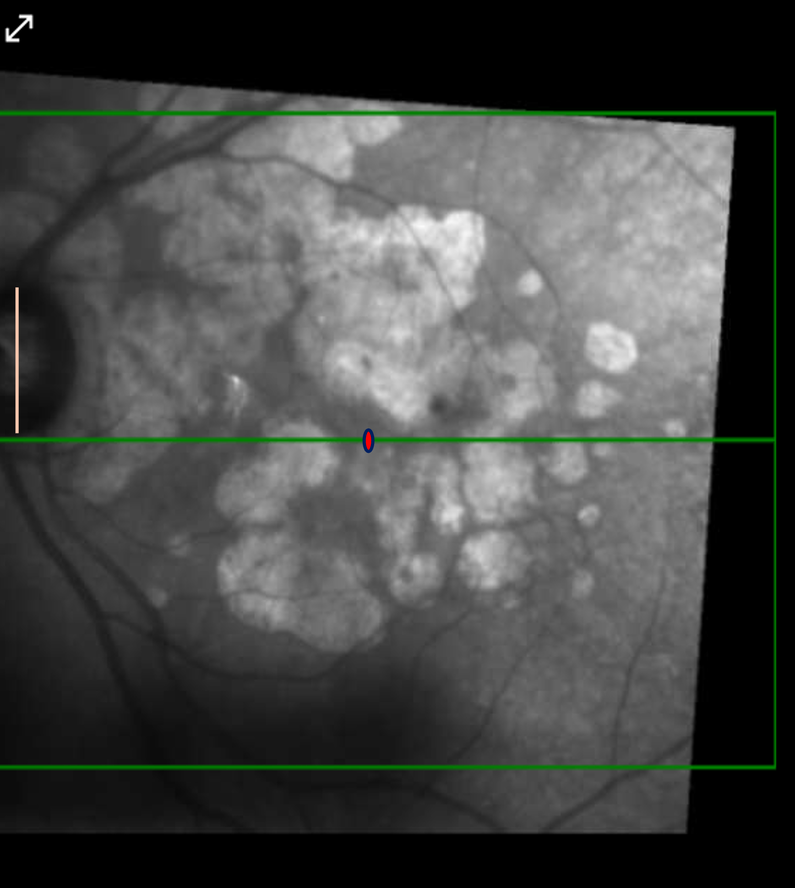
#> input picture OCT_Pipeline_2026/data/processed_marked/en_face/10907481.png, 795 x 888 px, shrunk from 1736 x 1938 before the run; its folder holds only this picture in this run
$ python analyze_markers.py
#> lines starting #> are read from the running program, lines starting #| are printed output that depends on the picture; after the words box and inside, x2 and y2 are one past the last pixel; in counts of white or black regions, pixels touching at a corner belong together
import cv2
import numpy as np
import os
from pathlib import Path
from collections import Counter

def analyze_colors(directory, num_images=5):
#> called with num_images = 5
    input_path = Path(directory)
    image_files = list(input_path.glob('*.png'))[:num_images]

    print(f"Analyzing {len(image_files)} images for unique marker colors...")

    # Known ranges to exclude (approximate)
    # Red (Fovea)
    lower_red1 = np.array([0, 100, 100])
    upper_red1 = np.array([10, 255, 255])
    lower_red2 = np.array([170, 100, 100])
    upper_red2 = np.array([180, 255, 255])

    # Peach/Orange/Pink (GA)
    # Broad range covering peach tones
    lower_peach = np.array([10, 50, 100])
    upper_peach = np.array([30, 255, 255])

    color_histogram = Counter()

    for img_file in image_files:
        img = cv2.imread(str(img_file))
#> img is the input picture: shape (888, 795, 3); mean B, G, R 69.4, 71.4, 69.5
        if img is None: continue

        hsv = cv2.cvtColor(img, cv2.COLOR_BGR2HSV)
#> hsv: shape (888, 795, 3); mean H, S, V 2.9, 6.3, 71.5

        # Create masks for known things to ignore them
        mask_red1 = cv2.inRange(hsv, lower_red1, upper_red1)
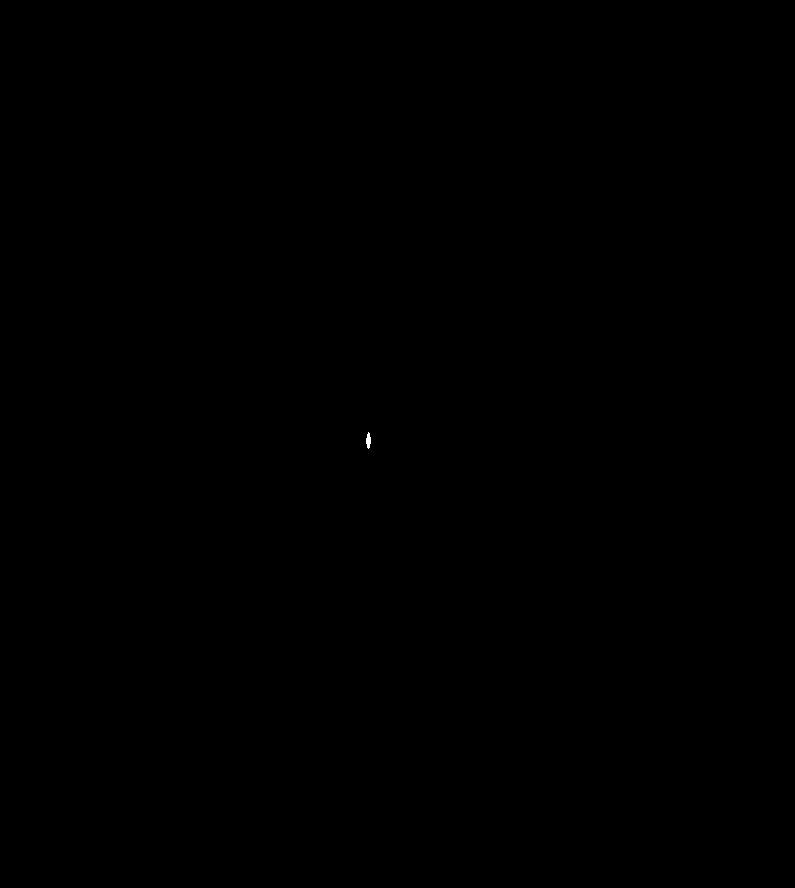
#> mask_red1: shape (888, 795); 0.01% white; 1 white region, box (x1, y1, x2, y2) and area: (366, 432, 371, 449) 59
        mask_red2 = cv2.inRange(hsv, lower_red2, upper_red2)
#> mask_red2: shape (888, 795); 0% white in thin lines or dots, all inside (x1, y1, x2, y2) = (366, 432, 371, 450)
        mask_peach = cv2.inRange(hsv, lower_peach, upper_peach)
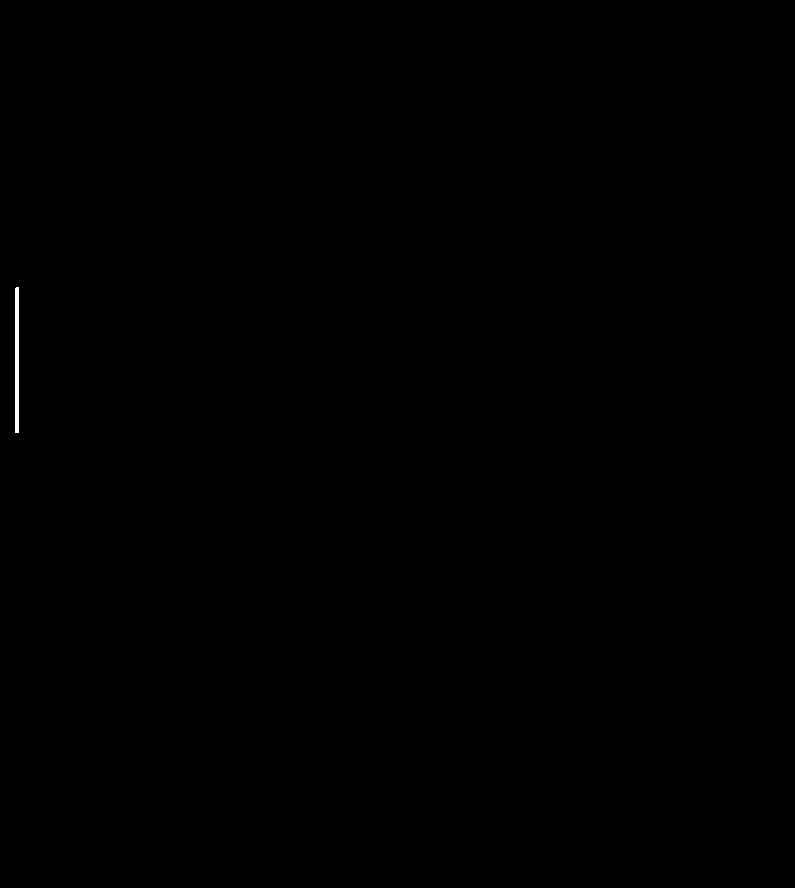
#> mask_peach: shape (888, 795); 0.08% white; 1 white region, box (x1, y1, x2, y2) and area: (15, 287, 19, 433) 583

        # Mask for background (low saturation or very dark/very bright)
        # S < 30 usually background/gray
        mask_bg = cv2.inRange(hsv, np.array([0, 0, 0]), np.array([180, 50, 255]))
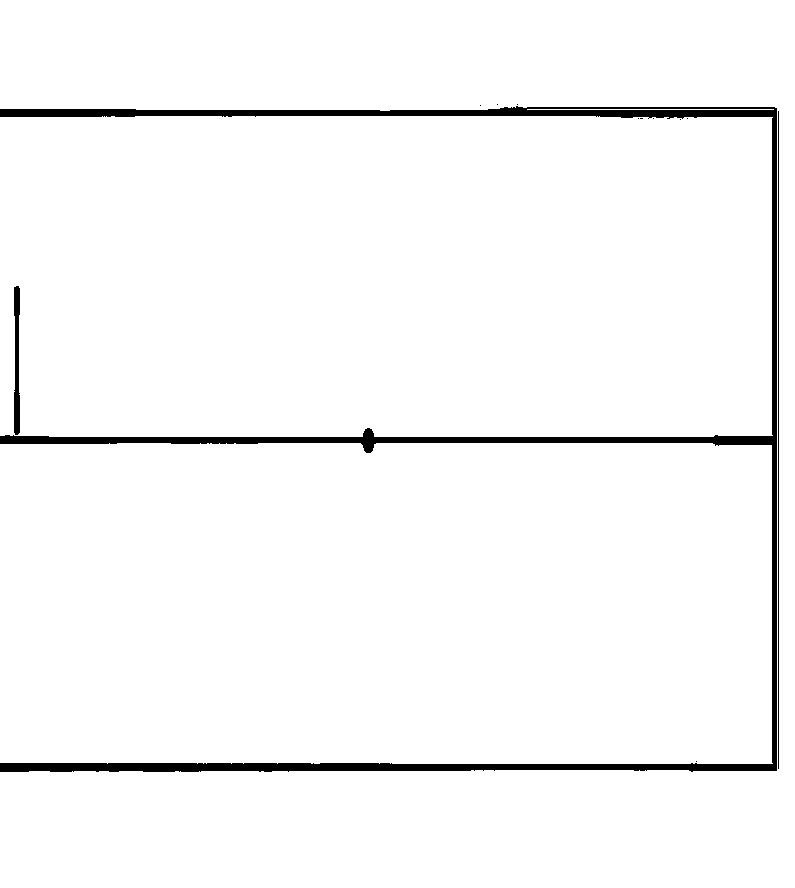
#> mask_bg: shape (888, 795); 97% white; 12 black regions (9 under 20 px), largest, box (x1, y1, x2, y2) and area: (0, 106, 777, 772) 19943, (14, 286, 20, 435) 731, (778, 111, 779, 769) 658

        # Combine ignored masks
        mask_ignore = mask_red1 | mask_red2 | mask_peach | mask_bg
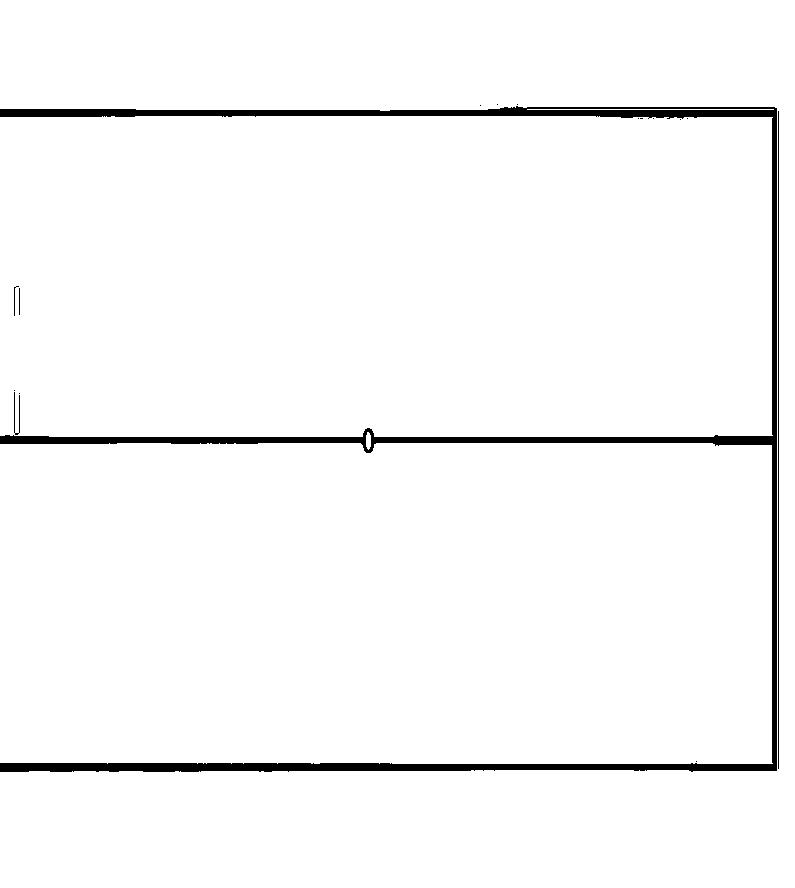
#> mask_ignore: shape (888, 795); 97.1% white; 16 black regions (11 under 20 px), largest, box (x1, y1, x2, y2) and area: (0, 106, 777, 772) 19868, (778, 111, 779, 769) 658, (14, 392, 20, 435) 86, (14, 286, 19, 316) 33, (19, 288, 20, 315) 27

        # Invert to find "interesting" pixels
        mask_interesting = cv2.bitwise_not(mask_ignore)

        # Get interesting pixels
        interesting_pixels = hsv[mask_interesting > 0]

        if len(interesting_pixels) > 0:
            # Count hues
            for pixel in interesting_pixels:
                h, s, v = pixel
                # Bin hue by 10
                hue_bin = (h // 10) * 10
                color_histogram[hue_bin] += 1
#> this loop made 20685 passes
#> (h, s, v, hue_bin) on passes 1 to 3: (60, 85, 3, 60), (60, 128, 2, 60), (60, 128, 2, 60)
#> after the loop, color_histogram = 14 items

    print("\nDominant Unique Hues (excluding Red/Peach/Grayscale):")
    for hue, count in color_histogram.most_common(5):
        print(f"Hue Bin {hue}-{hue+10}: {count} pixels")
#> this loop made 5 passes
#> (hue, count) on passes 1 to 5: (60, 19784), (150, 563), (110, 139), (90, 77), (100, 76)
#> (printed output is left out)

    # Heuristic interpretation
    print("\nInterpretation:")
    for hue, count in color_histogram.most_common(3):
        if 35 <= hue <= 85:
            print(f"- Found Green/Cyan tones (Hue {hue}). Potential Disc marker?")
        elif 85 <= hue <= 130:
            print(f"- Found Blue/Azure tones (Hue {hue}). Potential Disc marker?")
        elif 130 <= hue <= 170:
            print(f"- Found Purple/Violet tones (Hue {hue}). Potential Disc marker?")
        else:
            print(f"- Found Hue {hue}. Unknown marker.")
#> this loop made 3 passes
#> (printed output is left out)

if __name__ == "__main__":
    analyze_colors("OCT_Pipeline_2026/data/processed_marked/en_face")

$ run again, on OCT_Pipeline_2026/data/processed_marked/en_face/21755425.png
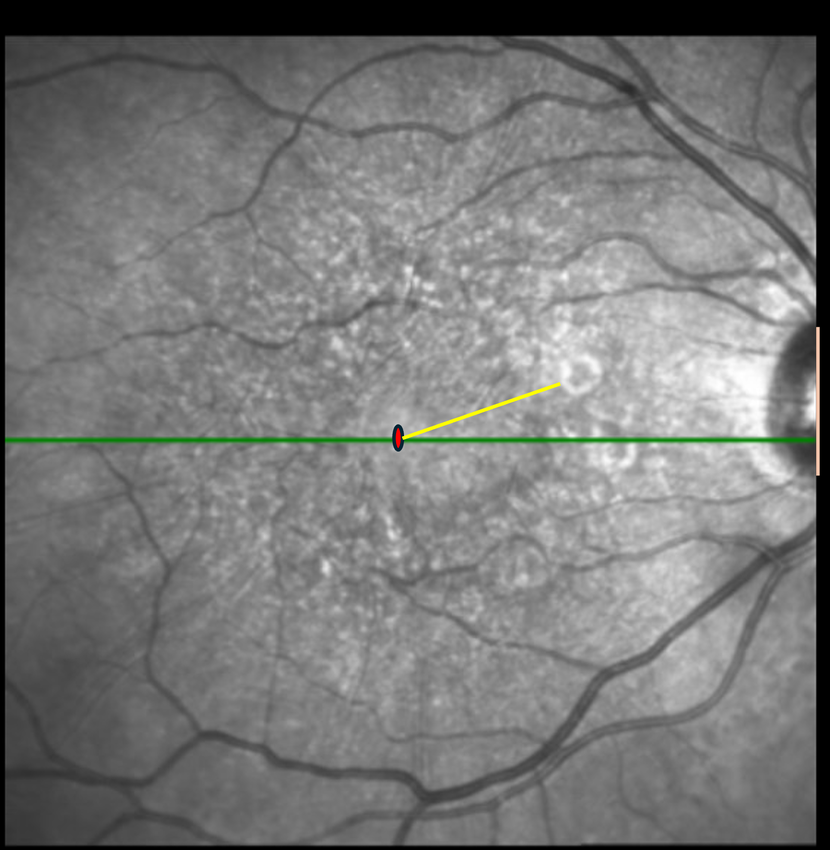
#> input picture OCT_Pipeline_2026/data/processed_marked/en_face/21755425.png, 830 x 850 px, shrunk from 1670 x 1709 before the run
#> in analyze_colors, img is the input picture: shape (850, 830, 3); mean B, G, R 119.8, 120.7, 120.1
#> hsv: shape (850, 830, 3); mean H, S, V 1.1, 1.6, 120.8
#> mask_red1: shape (850, 830); 0.01% white; 1 white region, box (x1, y1, x2, y2) and area: (396, 429, 401, 447) 61
#> mask_red2: shape (850, 830); 0% white in thin lines or dots, all inside (x1, y1, x2, y2) = (396, 428, 401, 448)
#> mask_peach: shape (850, 830); 0.18% white; 2 white regions, box (x1, y1, x2, y2) and area: (402, 382, 561, 439) 699, (816, 327, 820, 476) 595
#> in analyze_colors, `mask_bg = cv2.inRange(hsv, np.array([0, 0, 0]), np.array([180, 50, 255..`:
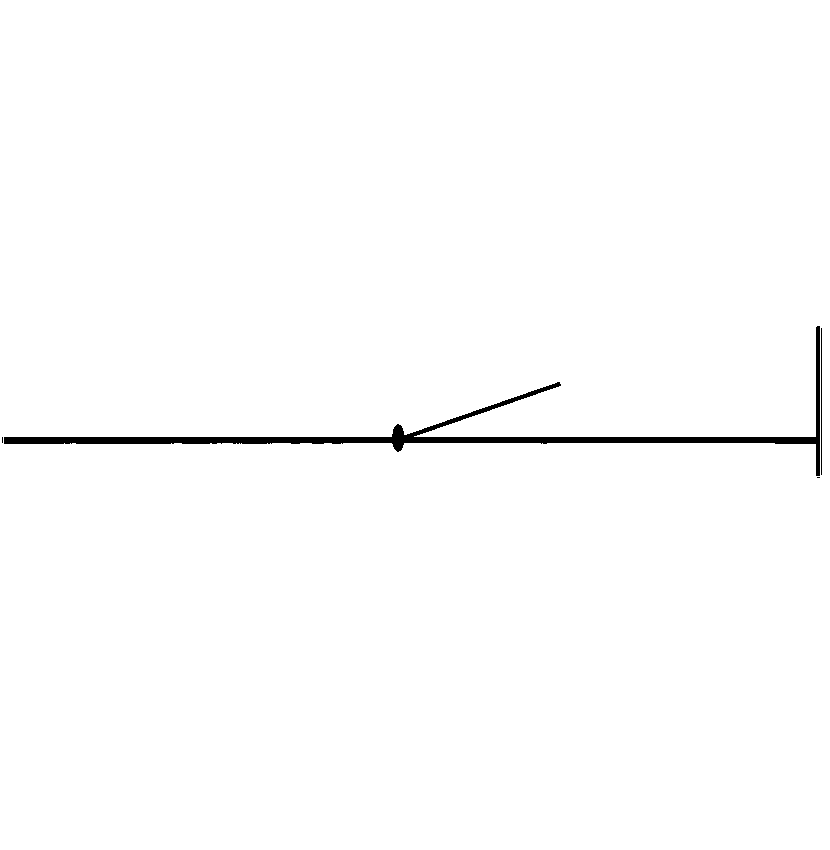
#> mask_bg: shape (850, 830); 99% white; 4 black regions (2 under 20 px), largest, box (x1, y1, x2, y2) and area: (4, 326, 820, 476) 6664, (821, 328, 822, 475) 147
#> in analyze_colors, `mask_ignore = mask_red1 | mask_red2 | mask_peach | mask_bg`:
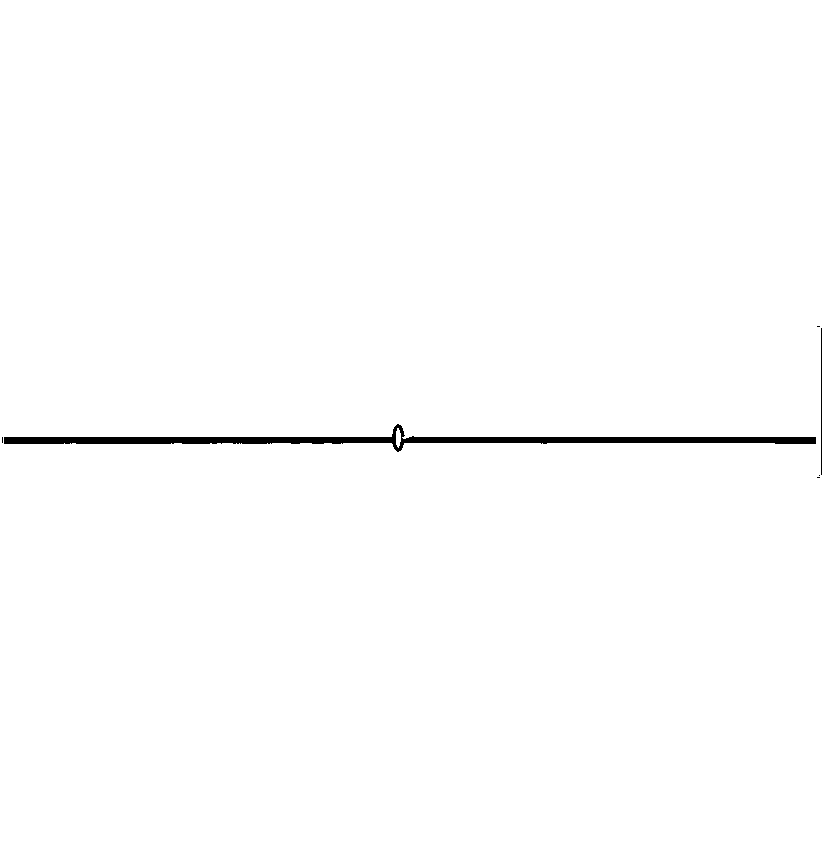
#> mask_ignore: shape (850, 830); 99.2% white; 6 black regions (4 under 20 px), largest, box (x1, y1, x2, y2) and area: (4, 424, 816, 452) 5289, (821, 328, 822, 475) 147
#> the loop in analyze_colors, `for pixel in interesting_pixels:` made 5449 passes
#> (h, s, v, hue_bin) on passes 1 to 3: (13, 81, 22, 10), (9, 81, 22, 0), (6, 71, 18, 0)
#> after the loop in analyze_colors, `for pixel in interesting_pixels:`: color_histogram = 14 items
#> the loop in analyze_colors, `for hue, count in color_histogram.most_common(5):` made 5 passes
#> (hue, count) on passes 1 to 5: (60, 5084), (30, 159), (100, 94), (90, 63), (50, 17)
#> (printed output is left out)
#> the loop in analyze_colors, `for hue, count in color_histogram.most_common(3):` made 3 passes
#> (printed output is left out)

$ run again, on OCT_Pipeline_2026/data/processed_marked/en_face/21860674.png
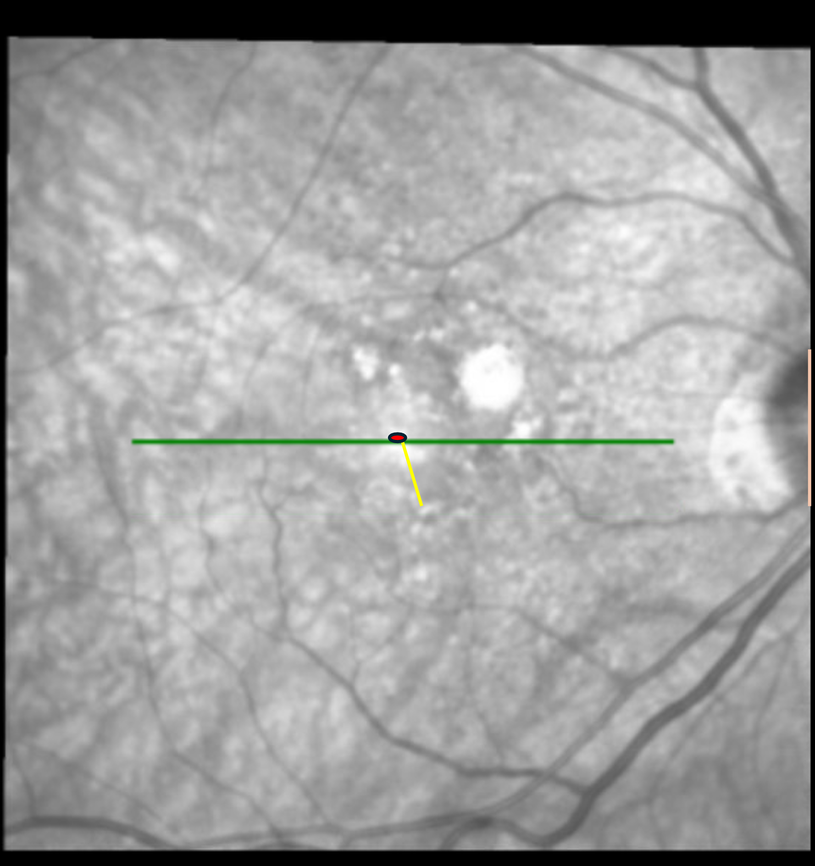
#> input picture OCT_Pipeline_2026/data/processed_marked/en_face/21860674.png, 815 x 866 px, shrunk from 1777 x 1888 before the run
#> in analyze_colors, img is the input picture: shape (866, 815, 3); mean B, G, R 159.4, 159.9, 159.5
#> hsv: shape (866, 815, 3); mean H, S, V 1.6, 1, 160
#> mask_red1: shape (866, 815); 0.01% white; 1 white region, box (x1, y1, x2, y2) and area: (392, 436, 404, 440) 37
#> mask_red2: shape (866, 815); 0% white in thin lines or dots, all inside (x1, y1, x2, y2) = (391, 435, 404, 440)
#> mask_peach: shape (866, 815); 0.1% white; 2 white regions, box (x1, y1, x2, y2) and area: (808, 349, 811, 506) 470, (402, 443, 423, 507) 254
#> in analyze_colors, `mask_bg = cv2.inRange(hsv, np.array([0, 0, 0]), np.array([180, 50, 255..`:
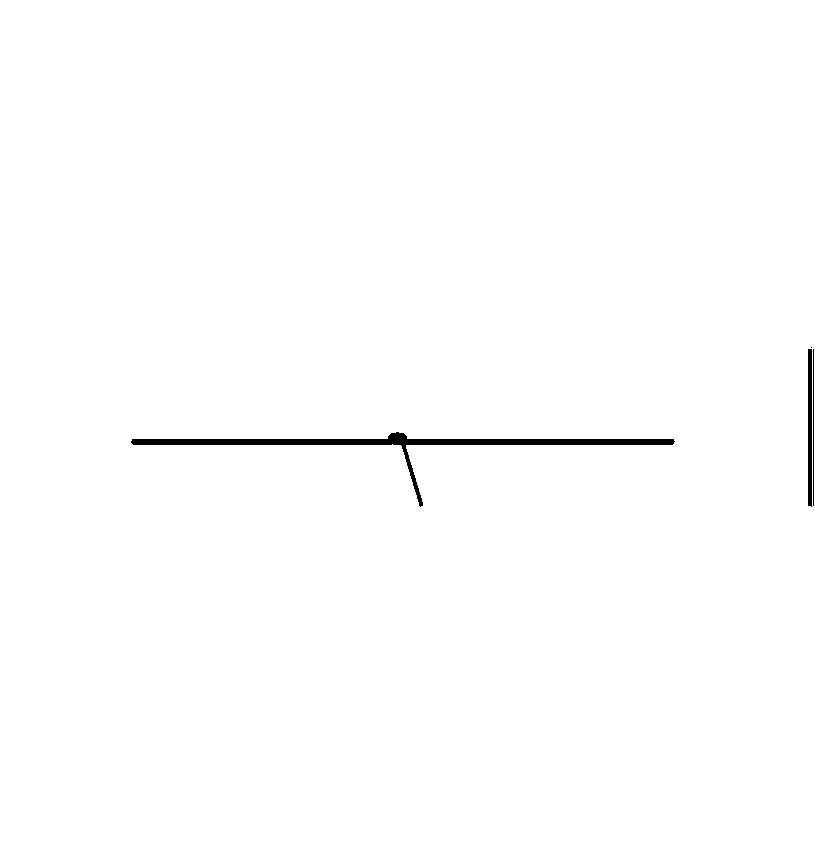
#> mask_bg: shape (866, 815); 99.4% white; 4 black regions (1 under 20 px), largest, box (x1, y1, x2, y2) and area: (131, 432, 675, 507) 3610, (808, 349, 812, 507) 629, (813, 349, 814, 506) 157
#> in analyze_colors, `mask_ignore = mask_red1 | mask_red2 | mask_peach | mask_bg`:
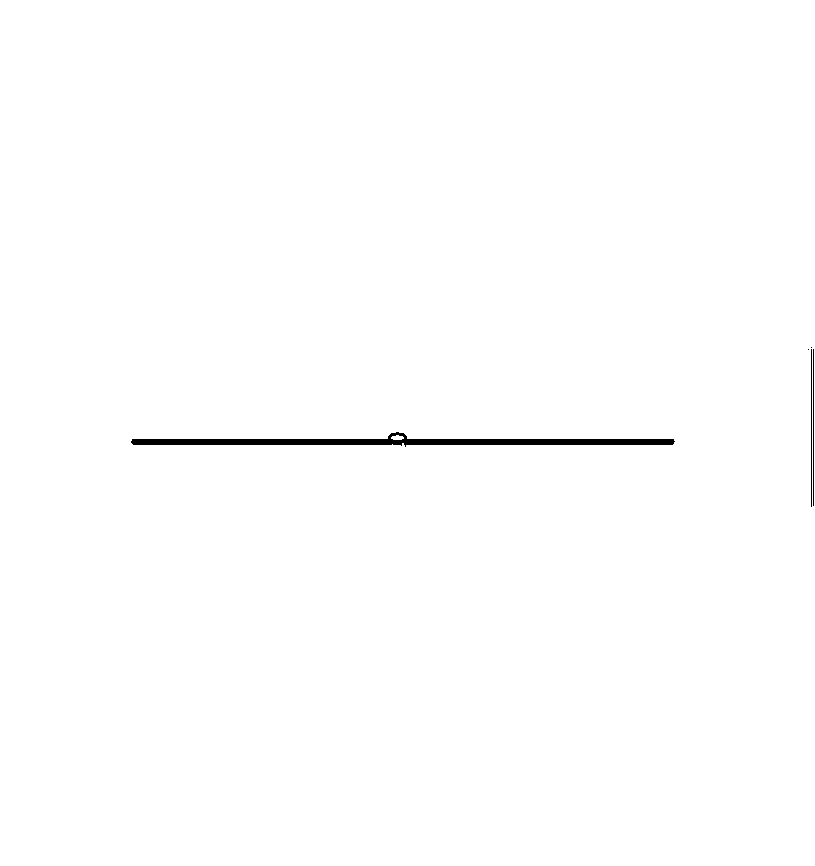
#> mask_ignore: shape (866, 815); 99.5% white; 5 black regions (2 under 20 px), largest, box (x1, y1, x2, y2) and area: (131, 432, 675, 447) 3307, (811, 349, 812, 507) 158, (813, 349, 814, 506) 157
#> the loop in analyze_colors, `for pixel in interesting_pixels:` made 3624 passes
#> (h, s, v, hue_bin) on passes 1 to 3: (0, 255, 1, 0), (9, 52, 185, 0), (8, 74, 38, 0)
#> after the loop in analyze_colors, `for pixel in interesting_pixels:`: color_histogram = 13 items
#> the loop in analyze_colors, `for hue, count in color_histogram.most_common(5):` made 5 passes
#> (hue, count) on passes 1 to 5: (60, 3167), (0, 173), (10, 144), (100, 56), (90, 43)
#> (printed output is left out)
#> the loop in analyze_colors, `for hue, count in color_histogram.most_common(3):` made 3 passes
#> (printed output is left out)
